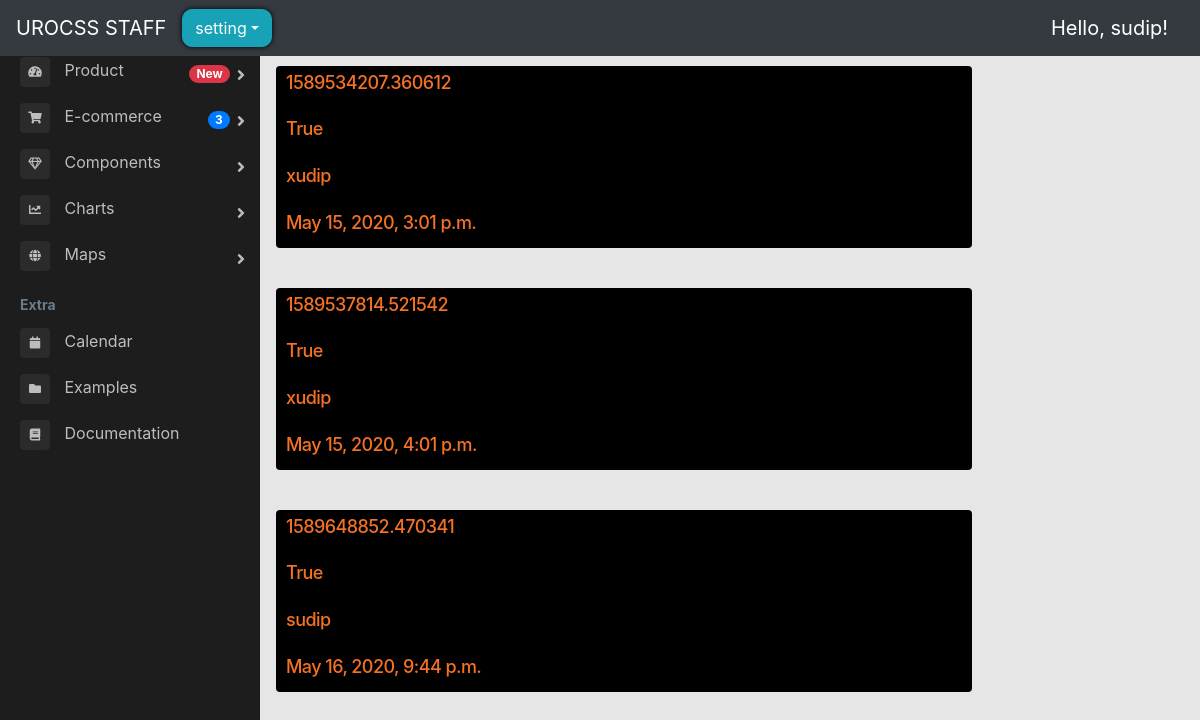
Page /backend/backend_main/ (signed in) on the committed database.
### store/models.py (models this page shows, shortened)
class Order(models.Model):
    customer = models.ForeignKey(User, on_delete=models.SET_NULL, blank=True, null=True)
    date_ordered = models.DateTimeField(auto_now_add=True)
    complete = models.BooleanField(default=False, null=True, blank=False)
    transaction_id = models.CharField(max_length=200, null=True)

### backend/views.py (the view)
# urls.py: path("backend_main/", views.backend_main, name="backend_main"),
@login_required(login_url="backend_login")
def backend_main(request):
    orders = store_models.Order.objects.all()
    context = {"orders": orders}
    return render(request, "backend/backend_main.html", context)

### backend/templates/backend/backend_main.html (shortened to what this page needs)
{% load static %}
<!DOCTYPE html>
<html lang="en">
<head>
    <link rel="stylesheet" href="https://stackpath.bootstrapcdn.com/bootstrap/4.1.3/css/bootstrap.min.css"
>
    <link href="//maxcdn.bootstrapcdn.com/bootstrap/4.0.0/css/bootstrap.min.css" rel="stylesheet" id="bootstrap-css">
    <link rel="stylesheet" href="https://use.fontawesome.com/releases/v5.6.1/css/all.css"
>
    <link rel="stylesheet" type="text/css" href="{% static 'css/main.css' %}">
    <link rel="stylesheet" type="text/css" href="{% static 'css/sidebar.css' %}">
</head>
<body>
    <nav style="position: fixed; z-index: 1;" class="navbar navbar-expand-sm navbar-dark bg-dark nav">
        <a class="navbar-brand" href="{% url 'backend_main' %}">UROCSS STAFF</a>
        <div class="collapse navbar-collapse" id="navbarSupportedContent">
            {% if request.user.is_authenticated %}
            <div class="dropdown">
                <button style='border-radius: 10px; box-shadow: hsl(0, 86%, 0%) 0 0 5px; margin-right:30px;'
                    class="btn btn-info dropdown-toggle" type="button" data-toggle="dropdown">setting</button>
            </div>
            {% endif %}
            <div class="form-inline my-2 my-lg-0 ml-auto">
                {% block login-logout %}
                <div class="collapse navbar-collapse" id="navbarSupportedContent">
                    <ul class="navbar-nav mr-auto">
                        <li class="nav-item active navbar-brand">
                            Hello, {{request.user}}!
                        </li>
                    </ul>
                </div>
                {% endblock %}
            </div>
        </div>
    </nav>
    <div class="main">
        <main class="page-content pt-2 main">
            <div id="overlay" class="overlay">
                <div class="container-fluid p-5">
                    {% block main %}
                    <div class="row">
                        {% for order in orders %}
                        <div class=" col-lg-12 margin-adder">
                            <a class="link" href="{% url 'view_order_detail' id=order.transaction_id %}">
                                <div class="box-element-order product">
                                    <h6 class="price">{{order.transaction_id}}</h6>
                                    <br>
                                    <h6 class="price">{{order.complete}}</h6>
                                    <hr>
                                    <h6 class="price">{{order.customer}}</h6>
                                    <hr>
                                    <h6 class="price">{{order.date_ordered}}</h6>
                                </div>
                            </a>
                        </div>
                        {% endfor %}
                    </div>
                    {% endblock %}
                </div>
        </main>
    </div>
    <div class="page-wrapper chiller-theme toggled">
        <nav id="sidebar" class="sidebar-wrapper">
            <div class="sidebar-content">
                <div class="sidebar-menu">
                    <ul>
                        <li class="sidebar-dropdown">
                            <a href="#">
                                <i class="fa fa-tachometer-alt"></i>
                                <span>Product</span>
                                <span class="badge badge-pill badge-danger">New</span>
                            </a>
                        </li>
                        <li class="sidebar-dropdown">
                            <a href="#">
                                <i class="fa fa-shopping-cart"></i>
                                <span>E-commerce</span>
                                <span class="badge badge-pill badge-primary">3</span>
                            </a>
                        </li>
                        <li class="sidebar-dropdown">
                            <a href="#">
                                <i class="far fa-gem"></i>
                                <span>Components</span>
                            </a>
                        </li>
                        <li class="sidebar-dropdown">
                            <a href="#">
                                <i class="fa fa-chart-line"></i>
                                <span>Charts</span>
                            </a>
                        </li>
                        <li class="sidebar-dropdown">
                            <a href="#">
                                <i class="fa fa-globe"></i>
                                <span>Maps</span>
                            </a>
                        </li>
                        <li class="header-menu">
                            <span>Extra</span>
                        </li>
                        <li>
                            <a href="#">
                                <i class="fa fa-calendar"></i>
                                <span>Calendar</span>
                            </a>
                        </li>
                        <li>
                            <a href="#">
                                <i class="fa fa-folder"></i>
                                <span>Examples</span>
                            </a>
                        </li>
                        <li>
                            <a href="#">
                                <i class="fa fa-book"></i>
                                <span>Documentation</span>
                            </a>
                        </li>
                    </ul>
                </div>
            </div>
        </nav>
    </div>
</body>
</html>

### static/css/main.css (style rules this page uses)
body { background-color: hsl(0, 0%, 90%); }
h1,h2,h3,h4,h5,h6 { color:hsl(0, 0%, 30%); }
.price { font-size: 18px; color: #f57223; letter-spacing: -.56px; line-height: 14px; }
.margin-adder { margin-bottom:30px; margin-top:30px; -webkit-transform: scale(1); transform: scale(1); -webkit-transition: .3s ease-in-out; transition: .3s ease-in-out; }
.product { border-radius: 0 0 4px 4px; }
.bg-dark { background-color: #011e24; }
.col-lg-4, .col-lg-6, .col-lg-8, .col-lg-12 { margin-top: 10px; }
.btn { border-radius: 0; }
.nav { width:100% }

### static/css/sidebar.css (style rules this page uses)
.box-element-order { background-color:black; border-radius: 4px; padding: 10px; }
#sidebar { margin-top: 4% !important; display:inline-table; }
.page-wrapper { height: 100vh; }
.page-wrapper.toggled .sidebar-wrapper { left: 0px; }
.main { margin-top: 7; margin-left:10%; display: flex; }
.sidebar-wrapper { width: 260px; height: 100%; position: fixed; top: 0; }
.sidebar-wrapper ul { list-style-type: none; padding: 0; margin: 0; }
.sidebar-wrapper a { text-decoration: none; }
@media only screen and (min-width: 768px) { #sidebar { min-width: 150px; } }
.sidebar-content { height: calc(100% - 30px); overflow-y: auto; position: relative; }
.sidebar-wrapper .sidebar-menu { padding-bottom: 10px; }
.sidebar-wrapper .sidebar-menu .header-menu span { font-weight: bold; font-size: 14px; padding: 15px 20px 5px 20px; display: inline-block; }
.sidebar-wrapper .sidebar-menu ul li a { display: inline-block; width: 100%; text-decoration: none; position: relative; padding: 8px 30px 8px 20px; }
.sidebar-wrapper .sidebar-menu ul li a i { margin-right: 10px; font-size: 12px; width: 30px; height: 30px; line-height: 30px; text-align: center; border-radius: 4px; }
.sidebar-wrapper .sidebar-menu .sidebar-dropdown > a:after { font-family: "Font Awesome 5 Free"; font-weight: 900; content: "\f105"; font-style: normal; display: inline-block; font-style: normal; font-variant: normal; text-rendering: auto; -webkit-font-smoothing: antialiased; -moz-osx-font-smoothing: grayscale; text-align: center; background: 0 0; position: absolute; right: 15px; top: 14px; }
.sidebar-wrapper .sidebar-menu ul li a span.label, .sidebar-wrapper .sidebar-menu ul li a span.badge { float: right; margin-top: 8px; margin-left: 5px; }
.chiller-theme .sidebar-wrapper { background: #1d1d1d; }
.chiller-theme .sidebar-wrapper .sidebar-header, .chiller-theme .sidebar-wrapper .sidebar-search, .chiller-theme .sidebar-wrapper .sidebar-menu { border-top: 1px solid #2b2b2b; }
.chiller-theme .sidebar-wrapper .sidebar-header .user-info .user-role, .chiller-theme .sidebar-wrapper .sidebar-header .user-info .user-status, .chiller-theme .sidebar-wrapper .sidebar-search input.search-menu, .chiller-theme .sidebar-wrapper .sidebar-search .input-group-text, .chiller-theme .sidebar-wrapper .sidebar-brand>a, .chiller-theme .sidebar-wrapper .sidebar-menu ul li a, .chiller-theme .sidebar-footer>a { color: #bdbdbd; }
.chiller-theme .sidebar-wrapper .sidebar-menu ul li a i, .chiller-theme .sidebar-wrapper .sidebar-menu .sidebar-dropdown div, .chiller-theme .sidebar-wrapper .sidebar-search input.search-menu, .chiller-theme .sidebar-wrapper .sidebar-search .input-group-text { background: #2b2b2b; }
.chiller-theme .sidebar-wrapper .sidebar-menu .header-menu span { color: #6c7b88; }

### rows in the picture
Order: transaction_id "1589534207.360612", complete "True", customer "xudip", date_ordered "May 15, 2020, 3:01 p.m."
Order: transaction_id "1589537814.521542", complete "True", customer "xudip", date_ordered "May 15, 2020, 4:01 p.m."
Order: transaction_id "1589648852.470341", complete "True", customer "sudip", date_ordered "May 16, 2020, 9:44 p.m."

### other values in the picture
{{ request.user }} "sudip"
